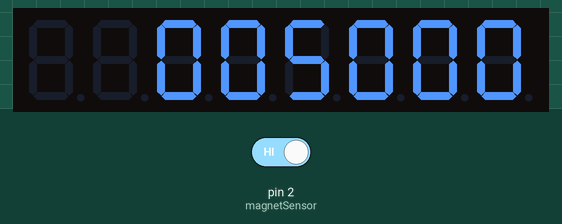
This sketch was run on a simulated Arduino Uno, built with avr-gcc and run on an emulated ATmega328P. On the bench: 8-digit seven-segment display. The inputs (shaded band) are chosen by the test bench; at power-on: pin 2 (magnetSensor) HIGH.

Above: at 0.1 s.
At 6.6 s:
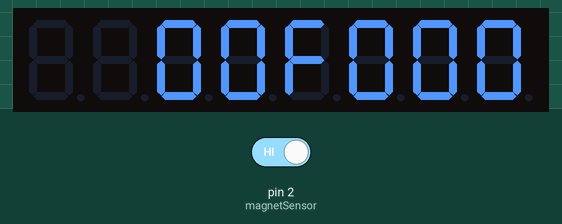
6.7 s: pin 2 (magnetSensor) driven LOW
At 7.2 s:
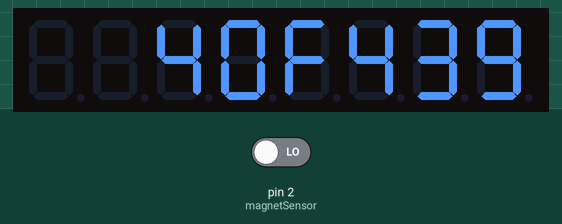
Timing chart, 0 to 9.7 s (numbered marks = the images above; inputs shaded):
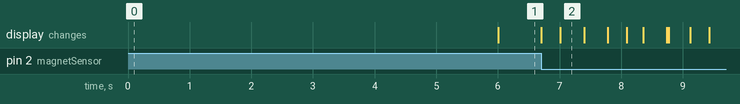

Measured:
- after the input at 6.7 s, the display: first changes at once (image 2 shows a later state)

The sketch:

CompteurVeloMagnet.ino
```cpp
/*List composant:
 * Arduino uno or Atmega328P-PU
 * If you use an Atmega328P-PU add 1 16Mhz quartz and two ceramic condensator 22 Pn
 * MAX7219 or MAX7221
 * 3 7segment digit anode common
 * magnet sensor A3144E
 */

#include "LedControl.h"
LedControl lc = LedControl(12, 11, 10, 1); //DIN, CLK, CS, number of 7 segments
int magnetSensor = 2;

int inchDiameter = 26;    //!!! enter inch of your wheel diameter !!!//
double cmDiameter = 0;

double cmPerimeter = 0;

double timeLastCheck = 0;

double speedCmPerCentSec = 0.0;
double speedMeterSecond = 0.0;
double speedKilometerHour = 0.0;

void setup() {
  lc.shutdown(0, false); //0 number of max7219 cascading
  lc.setIntensity(0, 8);
  lc.clearDisplay(0);
  lc.setDigit(0, 0, 0, false);
  lc.setDigit(0, 1, 0, false);
  lc.setDigit(0, 2, 0, false);
  pinMode(magnetSensor, INPUT);
  Serial.begin(9600);
  cmDiameter = (double)inchDiameter / 0.39370;    // inch to centimeter
  //Serial.println(cmDiameter);
  cmPerimeter = (double)PI * cmDiameter;
  //Serial.println(cmPerimeter);
  timeLastCheck = millis();
  writeNumber(0);
  delay(100);
}

void loop() {
  if (digitalRead(magnetSensor) == 0) { // &&
    speedMeterSecond = (cmPerimeter / 100) / ((double)millis() / 1000 - timeLastCheck); // m/s = metre/(tempActuel(seconde)-dernierTmpEnregistré(seconde))
    timeLastCheck = (double)millis() / 1000;
    speedKilometerHour = speedMeterSecond * 3.6;
    writeNumber((int)speedKilometerHour);
  } else {
    if (((double)millis() / 1000 - timeLastCheck) >= 5) {
      writeNumber(0);
    }
  }

  delay(15);
}

void writeNumber(int number) {  //max 999 | 1342 -> 342
  int digit[] = {0, 0, 0};

  digit[0] = number % 10;
  digit[1] = number / 10 % 10;
  digit[2] = number / 100 % 10;

  for (int i = 0; i < sizeof(digit); i++) {
    lc.setDigit(0, i, digit[i], false);
  }
}
```
